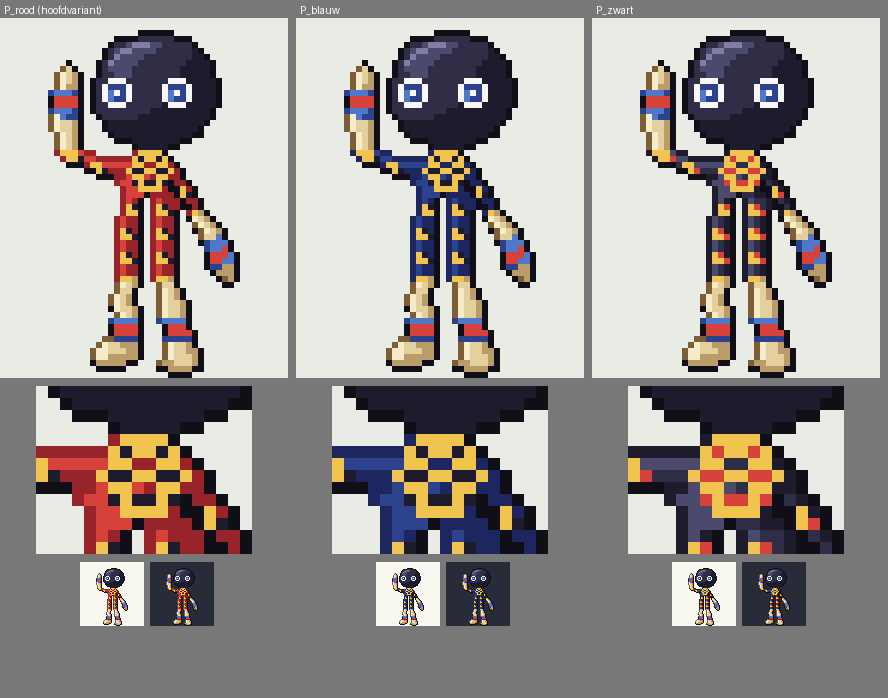

This chart was generated by the following Python code:
# vel.png: P_rood | P_blauw | P_zwart op 6x; daaronder de borst (x24-41, rij 22-35) op 12x; onderaan 1x licht/donker.
from PIL import Image, ImageDraw
V=[('astro_P_rood.png','P_rood (hoofdvariant)'),('astro_P_blauw.png','P_blauw'),('astro_P_zwart.png','P_zwart')]
s=6; cw=48*s+8; h6=60*s; hz=14*12
vel=Image.new('RGB',(3*cw,18+h6+8+hz+8+2*68),(120,120,120)); d=ImageDraw.Draw(vel)
for k,(f,t) in enumerate(V):
    im=Image.open(f).convert('RGBA'); x=k*cw
    bg=Image.new('RGBA',(64,64),(232,236,228,255)); bg.alpha_composite(im)
    vel.paste(bg.crop((8,4,56,64)).resize((48*s,h6),Image.NEAREST).convert('RGB'),(x,18)); d.text((x+4,4),t,fill=(255,255,255))
    vel.paste(bg.crop((24,22,42,36)).resize((18*12,hz),Image.NEAREST).convert('RGB'),(x+36,18+h6+8))
    for u,c in enumerate([(248,248,240,255),(40,44,56,255)]):
        b=Image.new('RGBA',(64,64),c); b.alpha_composite(im); vel.paste(b.convert('RGB'),(x+80+u*70,18+h6+8+hz+8))
vel.save('vel.png'); print(vel.size)
